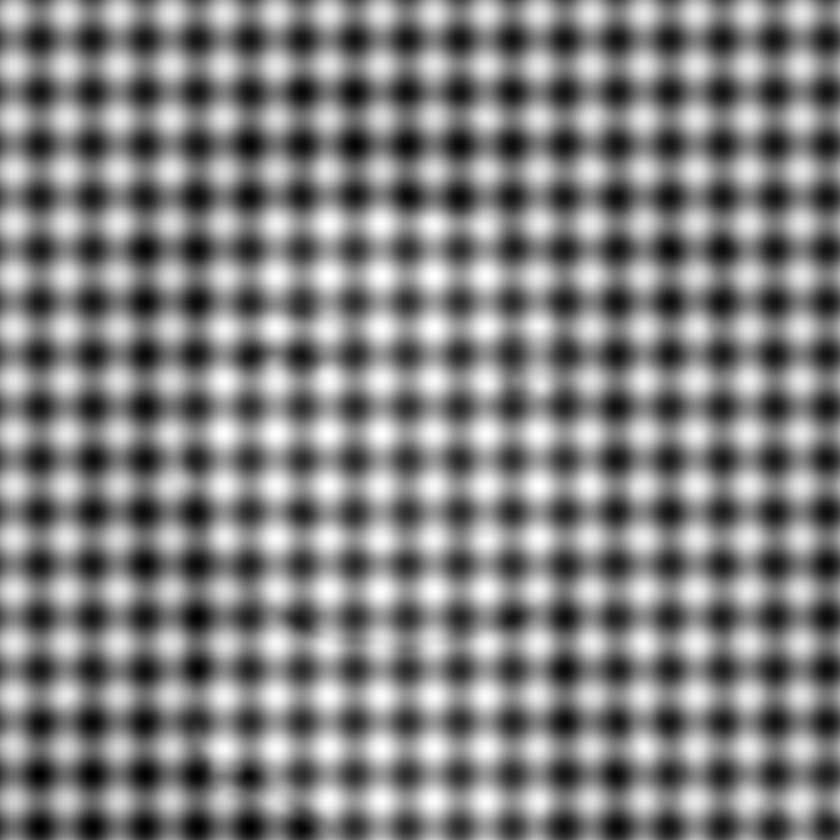
%> input picture figure1.jpg, 840 x 840 px, shrunk from 1024 x 1024 before the run
$ octave freq_domain_filtering.m   (GNU Octave 9; MATLAB toolbox functions it lacks are replaced by stand-ins)
%> lines starting %> are read from the running program, lines starting %| are printed output that depends on the picture
% Guillermo Vargas
% Frequency Domain FIltering
% April 5, 2016

% This code will apply frequency domain filtering to an image file.

% First, we select the image that we want to analyze through a dialog
[FileName, PathName] = uigetfile('*', 'Select the image to apply filtering to.');
%> the answer given: ../../figure1.jpg
% Use MATLAB to open up the image file.
RGB = imread([PathName FileName]);
%> RGB is the input picture: size 840x840x3 uint8; min 0, max 255, mean 128.2
% Obtain sizes of image
[image_rows, image_columns, number_of_channels] = size(RGB);
%> image_rows = 840; image_columns = 840; number_of_channels = 3
% Get useful information for the future.
total_number_of_pixels = image_rows * image_columns;
%> total_number_of_pixels = 705600
median_location_of_rows = image_rows/2;
%> median_location_of_rows = 420
median_location_of_columns = image_columns/2;
%> median_location_of_columns = 420
%Create an initial figure window then show the image.
original_image_display = figure;
imshow(RGB);
% Now I save the image.

% Obtain the name and location where the image will be saved to.
[save_filename, save_path] = uiputfile({'*.*', 'All Files' }, 'Save Image');
% For now, I am saving as figure1.jpg regardless of what the input was,
% because that was what is required in the lab text.
save_filename = 'figure1.jpg';
% Save it to the chose location only we will use the name figure1.jpg as required per the lab documentation.
imwrite(RGB, [save_path save_filename]);

% Reopen the new image, so that we can start messing with it.
modifiable_image_rgb = imread([save_path save_filename]);
%> modifiable_image_rgb: size 840x840x3 uint8; min 0, max 255, mean 128.2; mean of the top-left, top-right, bottom-left and bottom-right quarters 126.1, 125.6, 128.7, 132.4
modifiable_image_grayscale = double(rgb2gray(modifiable_image_rgb));

% Do a Fourier Transform
fft_image = fft2(modifiable_image_grayscale, image_rows, image_columns);
% Shift the result
fft_shifted_image = fftshift(fft_image);
% Display the result.
figure(2);
subplot(2,2,1),imagesc(log(abs(fft_shifted_image)));
title('log(abs(fft(Enceladus image)))');
colormap gray;
colorbar;

% Enable pixel inspection.
impixelinfo

% We create an empty matrix with the size of the image, this one will
% contain the filter.
high_pass_filter_matrix = zeros(image_rows, image_columns);
% Insert the actual 3x3 matrix into the empty matrix.
high_pass_filter_matrix(median_location_of_rows - 1:median_location_of_rows + 1, median_location_of_columns - 1:median_location_of_columns + 1) = [-1 -1 -1; -1 9 -1; -1 -1 -1];

% Apply a fourier transform and shift the High Pass Filter kernel.
fourierized_high_pass_kernel = fft2(high_pass_filter_matrix, image_columns, image_rows);
fourierized_and_shifted_high_pass_kernel = fftshift(fourierized_high_pass_kernel);

% Display the fourierized and shifter High pass kernel.
subplot(2,2,2),imagesc(log(abs(fourierized_and_shifted_high_pass_kernel)))
title('fourier transformed kernel')
colormap gray
colorbar

% Now we do a multiplication of the two transformed matrices.
result_of_multiplication = fourierized_and_shifted_high_pass_kernel .* fft_shifted_image;
% Remove the high frequencies.
result_of_multiplication((median_location_of_rows + 1) - 16, median_location_of_rows + 1) = 0;
result_of_multiplication((median_location_of_rows + 1), (median_location_of_rows + 1) - 16) = 0;
result_of_multiplication((median_location_of_rows + 1) + 16, (median_location_of_rows + 1)) = 0;
result_of_multiplication((median_location_of_rows + 1), (median_location_of_rows + 1) + 16) = 0;
result_of_multiplication(median_location_of_rows - 1:median_location_of_rows + 1, median_location_of_columns - 1:median_location_of_columns + 1) = [0 0 0 ; 0 0 0 ; 0 0 0];

% Plot the result of the multiplication above.
subplot(2,2,3),imagesc(log(abs(result_of_multiplication)))
title('image * kernel')
colormap gray
colorbar
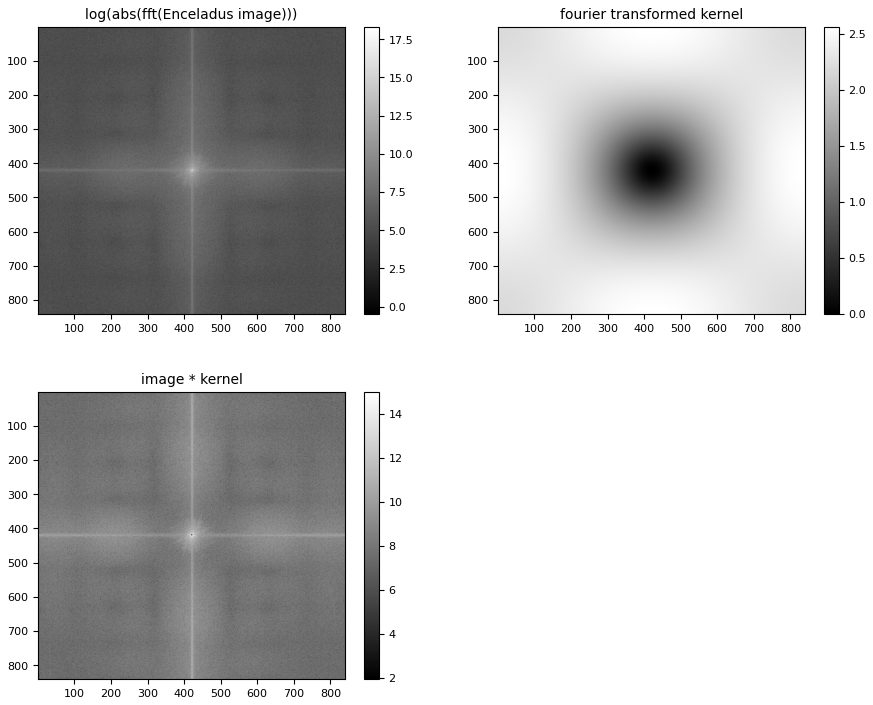
%> figure redrawn from the program's plot data, 3 panels

% I now proceed to go back to getting the image.
inverse_transform_of_multiplication = fftshift(ifft2(fftshift(result_of_multiplication)));
% Make a new copy, so that I don't mess with the result.
filtered_image_result = inverse_transform_of_multiplication(1:image_rows, 1:image_columns);
% Normalize the pixel values.
rejected_pixels = filtered_image_result - min(min(filtered_image_result));
normalized_image_result = rejected_pixels/max(max(rejected_pixels))*255;
% Ask for a name to save the file to.
[save_filename, save_path] = uiputfile({'*.*', 'All Files' }, 'Save Image');
% Save it to the chose location only we will use the name figure1.jpg as required per the lab documentation.
imwrite(filtered_image_result, [save_path save_filename]);

% Display the image.
figure(4)
imshow(filtered_image_result);
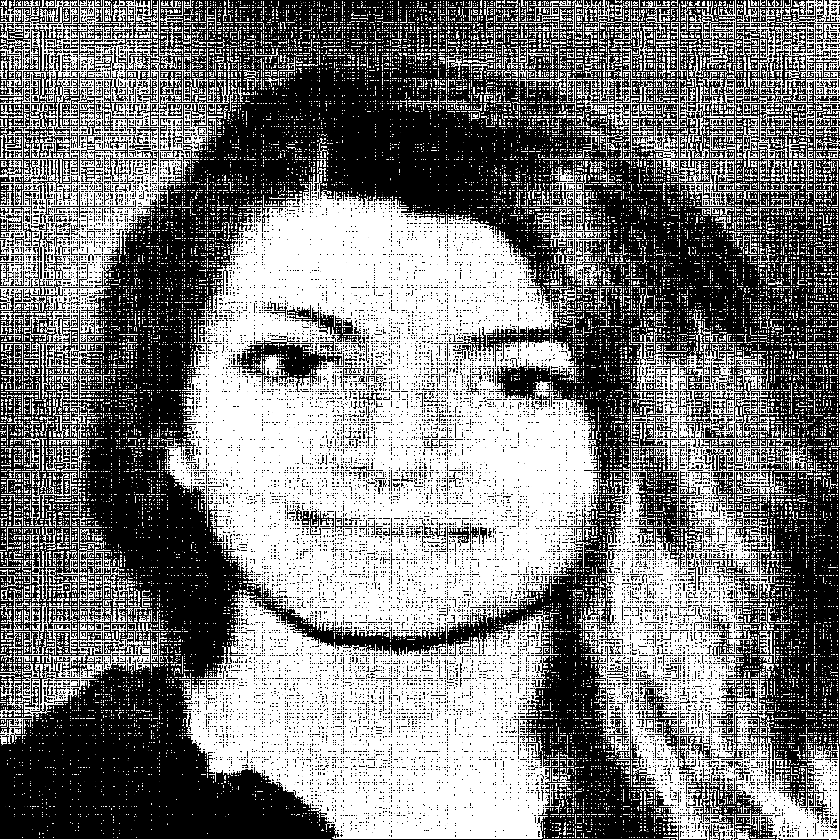
%> displayed picture: size 840x840, on the screen's scale of 0 to 255; min 0, max 255, mean 123.3
colormap gray;
